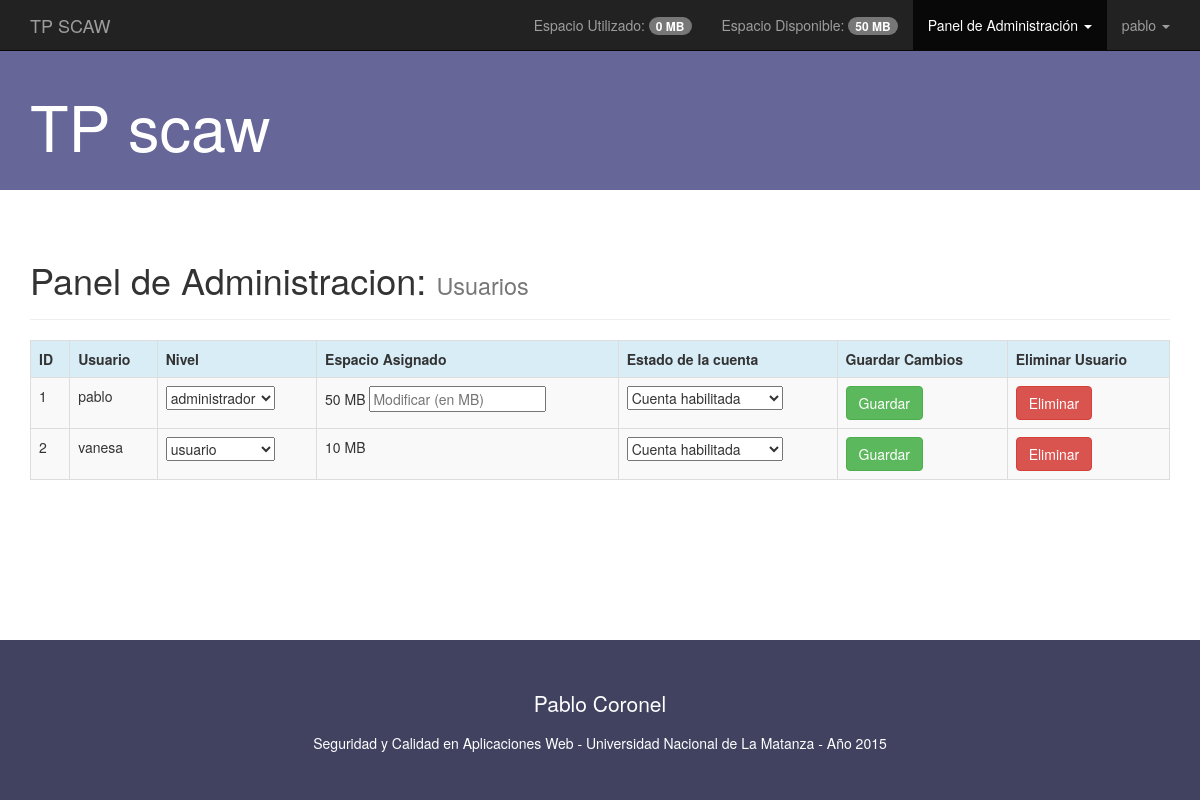
The app's page /php/administracion.php (signed in) with its own data.
### tables this page shows
CREATE TABLE IF NOT EXISTS `usuario` (
  `idUsuario` int(10) NOT NULL,
  `nivel` varchar(50) NOT NULL,
  `usuario` varchar(50) NOT NULL,
  `clave` varchar(100) NOT NULL,
  `espacioAsignado` int(50) NOT NULL COMMENT '1 MB=1048576 B (10 MB por defecto)',
  `estadoRegistro` int(10) NOT NULL COMMENT '0:NO hablilitado / 1:Habilitado / 2:Eliminado'
);

### php/administracion.php (the view, shortened to what this page needs)
<?php
	include_once 'conexionDB.php';
	$sqlUsuario= "SELECT * FROM usuario WHERE estadoRegistro = 0 OR estadoRegistro = 1";
	$resUsuario= mysqli_query($conexion,$sqlUsuario);
	$sqlPesoUsado= "SELECT SUM(peso) as peso, fkUsuarioCreador FROM archivo_version as av INNER JOIN archivo as ar
				ON av.fkArchivo = ar.idArchivo
				WHERE ar.fkUsuarioCreador = ".$_SESSION['loginId'];
	$resPesoUsado= mysqli_query($conexion,$sqlPesoUsado);
	$filaPesoUsado= mysqli_fetch_assoc($resPesoUsado);
	$pesoUsado= $filaPesoUsado['peso'];
	$sqlEspacioAsignado= "SELECT espacioAsignado FROM usuario
		WHERE idUsuario = ".$_SESSION['loginId'];
	$resEspacioAsignado= mysqli_query($conexion,$sqlEspacioAsignado);
	$filaEspacioAsignado= mysqli_fetch_assoc($resEspacioAsignado);
	$espacioAsignado= $filaEspacioAsignado['espacioAsignado'];
	$espacioDisponible= $espacioAsignado - $pesoUsado;
?>
<!DOCTYPE html>
<html lang="es">
	<head>
		<link rel="stylesheet" href="../css/bootstrap.min.css">
		<link rel="stylesheet" href="../css/layout.css">
		<link rel="stylesheet" href="../css/administracion.css">
	</head>
	<body>
		<header>
			<nav class="navbar navbar-inverse navbar-static-top" role="navigation">
				<div class="container">
					<div class="navbar-header">
						<a href="../index.php" class="navbar-brand">TP SCAW</a>
					</div>
					<div class="collapse navbar-collapse" id="navegacionProyectoFinal">
						<ul class="nav navbar-nav navbar-right">
							<li>
								<a href="#">
									Espacio Utilizado:
									<span class="badge">
										<?php
											echo(round(($pesoUsado / 1024 / 1024),2).' MB<br>');
										?>
									</span>
								</a>
							</li>
							<li>
								<a href="#">
									Espacio Disponible:
									<span class="badge">
										<?php
											echo(round(($espacioDisponible / 1024 / 1024),2).' MB<br>');
										?>
									</span>
								</a>
							</li>
							<?php
								if (isset($_SESSION['loginNivel'])  && ($_SESSION['loginNivel'] == 'administrador')) {
							?>
								<li class="dropdown active">
									<a href="#" class="dropdown-toggle" data-toggle="dropdown" role="button">
										Panel de Administración <span class="caret"></span>
									</a>
								</li>
							<?php
								}
							?>
							<li class="dropdown">
								<a href="#" class="dropdown-toggle" data-toggle="dropdown" role="button">
									<?php echo($_SESSION['loginUsuario']); ?> <span class="caret"></span>
								</a>
							</li>
						</ul>
					</div>
				</div>
			</nav>
		</header>
		<section class="jumbotron" id="jumbotronPrincipal">
			<div class="container">
				<h1>TP scaw</h1>
			</div>
		</section>
		<section class="main container" id="contenidoPrincipal">
			<div class="page-header">
				<h1>Panel de Administracion: <small>Usuarios</small></h1>
			</div>
			<div class="table-responsive">
				<table class="table table-striped table-bordered table-hover">
					<tr class="info">
						<th>ID</th>
						<th>Usuario</th>
						<th>Nivel</th>
						<th>Espacio Asignado</th>
						<th>Estado de la cuenta</th>
						<th>Guardar Cambios</th>
						<th>Eliminar Usuario</th>
					</tr>
			<?php
				while ($filaUsuario= mysqli_fetch_assoc($resUsuario)) {
					$estadoRegistro='';
					if ($filaUsuario['estadoRegistro'] == 0) {
						$estadoRegistro= 'Cuenta NO habilitada';
					}elseif ($filaUsuario['estadoRegistro'] == 1) {
						$estadoRegistro= 'Cuenta habilitada';
					}
					$espacioAsignado= ($filaUsuario['espacioAsignado'] /1024/1024);
			?>
				<form action="administracionGuardar.php" method="post">
					<tr>
						<td><?php echo($filaUsuario['idUsuario']); ?></td>
						<td><?php echo($filaUsuario['usuario']); ?></td>
						<td>
							<select name="nivel" id="nivel">
								<option value="<?php echo($filaUsuario['nivel']); ?>"><?php echo($filaUsuario['nivel']); ?></option>
							</select>
						</td>
						<td>
							<?php
								echo($espacioAsignado.' MB');
								if ($filaUsuario['nivel'] == 'administrador') {
							?>
								<input type="text" name="espacioAdministrador" id="espacioAdministrador" placeholder="Modificar (en MB)"/>
							<?php
								}
							?>
						</td>
						<td>
							<select name="estadoRegistro" id="estadoRegistro">
								<option value="<?php echo($filaUsuario['estadoRegistro']); ?>"><?php echo($estadoRegistro); ?></option>
							</select>
						</td>
						<td><input type="submit" name="guardar" id="guardar" class="btn btn-success" value="Guardar"/></td>
						<td><input type="submit" name="eliminar" id="eliminar" class="btn btn-danger" value="Eliminar"/></td>
					</tr>
				</form>
			<?php
				}
			?>
				</table>
			</div>
		</section>
		<footer class="jumbotron" id="jumbotronFooter">
			<div class="container">
				<div class="row">
					<div class="col-xs-4 col-xs-offset-4 text-center">
						<p>Pablo Coronel</p>
					</div>
				</div>
				<div class="row">
					<div class="col-xs-8 col-xs-offset-2 text-center">
						Seguridad y Calidad en Aplicaciones Web - Universidad Nacional de La Matanza - Año 2015
					</div>
				</div>
			</div>
		</footer>
	</body>
</html>

### css/layout.css (style rules this page uses)
.navbar { margin-bottom: 0px; }
#jumbotronPrincipal { background-color: #666699; color: #FFF; padding: 20px 0; }
#jumbotronFooter { margin-top: 20px; margin-bottom: 0px; color: white; background-color: #414260; }

### css/administracion.css (style rules this page uses)
#contenidoPrincipal { min-height: 400px; }

### records on screen
usuario: idUsuario "1", usuario "pablo", nivel "administrador", espacioAsignado "50", estadoRegistro "Cuenta habilitada"
usuario: idUsuario "2", usuario "vanesa", nivel "usuario", espacioAsignado "10", estadoRegistro "Cuenta habilitada"

### other values on screen
$pesoUsado / 1024 / 1024 "0"
$espacioDisponible / 1024 / 1024 "50"
$_SESSION['loginUsuario'] "pablo"
